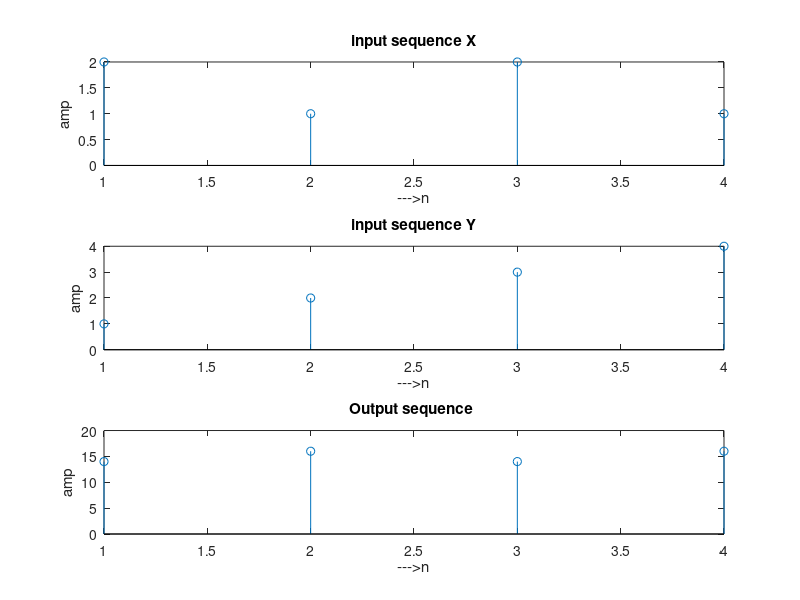

Write the MATLAB code that produced this figure.
x=[2 1 2 1];
h=[1 2 3 4];
n1=length(x);
n2=length(h);
N=max(n1,n2);
    for n=0:N-1
        y(n+1)=0;
        for k=0:N-1
            i=mod((n-k),N);
            if i<0
            i=i+1;
            end
            y(n+1)=y(n+1)+h(k+1)*x(i+1);
        end
    end
subplot(3,1,1);
stem(x);
xlabel('--->n');ylabel('amp');title('input sequence X');

subplot(3,1,2);
stem(h);
xlabel('--->n');ylabel('amp');title('input sequence Y');

subplot(3,1,3);
stem(y);
xlabel('--->n');ylabel('amp');title('Output sequence ');
